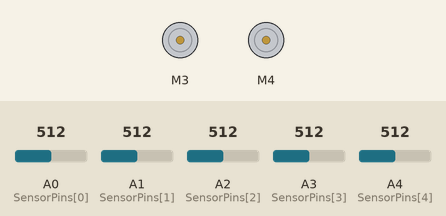
Simulated run of this sketch. Board: Arduino Uno, built with avr-gcc and run on an emulated ATmega328P. Shown: 2 × DC motor (green arrow = forward, orange = backward, longer = faster). Inputs (shaded band) come from the test bench; at power-on: A0 (SensorPins[0]) = 512, A1 (SensorPins[1]) = 512, A2 (SensorPins[2]) = 512, A3 (SensorPins[3]) = 512, A4 (SensorPins[4]) = 512.

Above: at 0.1 s.
At 5.1 s:
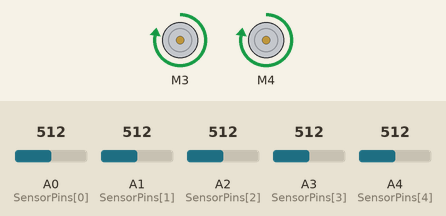
Timing chart, 0 to 6.6 s (numbered marks = the images above):
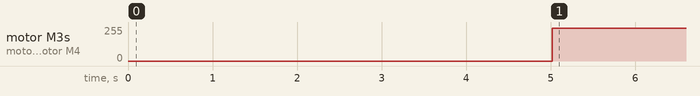

Measured:
- by itself, motor M3, motor M4: stopped → forward 245/255 at 5.0 s

The sketch:

SMARS_1.ino
```cpp
#include "Engine.h"
#include "IR_Sensor.h"

#define KP 0.6     // Proportional
#define KD 0.2     // Differential
#define KI 0.0001  // Integral
#define DT 200     // control loop time interval, in ms.

IR_Sensor sensor(KP, KD, KI);
Engine engine;

void setup() {
  Serial.begin(9600);
}

void loop() {
  // Train the sensor array.
  sensor.train(10);

  // Go forward & steer.
  engine.drive(250);
  int error = 0;
  while (true) {
     sensor.update();
     error = constrain(sensor.getError(), -250, 250);
     engine.turn(-error);
     delay(DT);
  }
}
```

Engine.cpp
```cpp
#include "Engine.h"

#include <Arduino.h>

#define MIN_SPEED 0
#define MAX_SPEED 250

// Internal motor indexes.
#define LEFT 0
#define RIGHT 1

Engine::Engine()
: d_motorL(L_MOTOR, MOTOR34_64KHZ),
  d_motorR(R_MOTOR, MOTOR34_64KHZ),
  d_carSpeed(0.0)
{
  d_tk[LEFT] = 1.0;
  d_tk[RIGHT] = 1.0;

  d_speed[LEFT] = 0.0;
  d_speed[RIGHT] = 0.0;

  d_motorL.run(RELEASE);
  d_motorR.run(RELEASE);
}

Engine::Engine(float leftK, float rightK)
: d_motorL(L_MOTOR, MOTOR34_64KHZ),
  d_motorR(R_MOTOR, MOTOR34_64KHZ),
  d_carSpeed(0.0)
{
  d_tk[LEFT] = leftK;
  d_tk[RIGHT] = rightK;

  d_speed[LEFT] = 0.0;
  d_speed[RIGHT] = 0.0;

  d_motorL.run(RELEASE);
  d_motorR.run(RELEASE);
}

uint8_t
Engine::getMotorSpeed(int speed)
{
  if (speed > 0) {
    return map(speed, 1, 255, MIN_SPEED, MAX_SPEED);
  }
  if (speed<0) {
    return map(speed, -1, -255, MIN_SPEED, MAX_SPEED);
  }
  return 0;
}

uint8_t
Engine::getMotorCommand(int speed)
{
  if (speed > 0) return FORWARD;
  if (speed < 0) return BACKWARD;
  return RELEASE;
}

void
Engine::accelerate(int delta)
{
  d_carSpeed += delta;
  d_speed[LEFT]  = constrain(d_carSpeed * d_tk[LEFT],  -255, 255);
  d_speed[RIGHT] = constrain(d_carSpeed * d_tk[RIGHT], -255, 255);
  go();
}

void
Engine::turn(int delta)
{
  d_speed[LEFT]  = constrain(d_carSpeed + delta*d_tk[LEFT],  -255, 255);
  d_speed[RIGHT] = constrain(d_carSpeed - delta*d_tk[RIGHT], -255, 255);
  go();
}

void
Engine::stop()
{
  d_carSpeed = 0;
  d_speed[LEFT] = 0;
  d_speed[RIGHT] = 0;
  go();
}

void
Engine::drive(int speed)
{
  d_carSpeed = speed;
  d_speed[LEFT]  = constrain(speed*d_tk[LEFT],  -255, 255);
  d_speed[RIGHT] = constrain(speed*d_tk[RIGHT], -255, 255);
  go();
}

void
Engine::go()
{
  d_motorL.setSpeed(getMotorSpeed(d_speed[LEFT]));
  d_motorR.setSpeed(getMotorSpeed(d_speed[RIGHT]));
  d_motorL.run(getMotorCommand(d_speed[LEFT]));
  d_motorR.run(getMotorCommand(d_speed[RIGHT]));
}
```

Engine.h
```cpp
#ifndef __SMARS_ENGINE_H__
#define __SMARS_ENGINE_H__

#include <AFMotor.h>

#define L_MOTOR 3  // Left motor number on the motor shield.
#define R_MOTOR 4  // Right motor number on the motor shield.

// This class provides high level Engine interface for SMARS robot.
class Engine {
  public:
    // Create default SMARS engine.
    Engine();

	// Create default SMARS engine using the specified speed scale
	// for left and right motors. The scale must be in the range [0..1]
	Engine(float leftK, float rightK);


    void accelerate(int delta = 2);
    void turn(int delta = 1);
    void drive(int speed);
    void stop();
  private:

    uint8_t getMotorSpeed(int speed);
    uint8_t getMotorCommand(int speed);
    void    go();

    // DATA
    AF_DCMotor d_motorL;
    AF_DCMotor d_motorR;

    float      d_tk[2];            // Compensate the motor difference in speed; [0.0..1.0]. Start with 1.0

    float      d_carSpeed;         // Current logical overal speed; -255..255. Negative is reverse.
    float      d_speed[2];         // Current logical speed per motor;
};

#endif
```

IR_Sensor.cpp
```cpp
#include "IR_Sensor.h"

#include <Arduino.h>

IR_Sensor::IR_Sensor(float kP, float kD, float kI)
: d_Kp(kP),
  d_Kd(kD),
  d_Ki(kI)
{
}

void IR_Sensor::train(int loops)
{
  loops = constrain(loops, 1, 20);

  d_reference = 0;
  for(int loop = 0; loop < loops; ++loop) {
    update();

    float average = 0.0;
    for(int i = 0; i < IR_NUM; ++i) {
      average += d_data[i] * SensorW[i];
    }
    d_reference += average / IR_NUM;
    delay(500);
  }
  d_reference /= loops;
  d_integral = 0;
  d_derivative = 0;
  d_last_proportional = 0;
}

void IR_Sensor::update()
{
  for(int i = 0; i < IR_NUM; ++i) {
    d_data[i] = float(constrain(analogRead(SensorPins[i]), 1, 1024));
  }
  //printBar();
}

int
IR_Sensor::getError()
{
  float average = 0.0;

  for(int i = 0; i < IR_NUM; ++i) {
    average += d_data[i] * SensorW[i];
  }
  float position = average / IR_NUM;

  float proportional = position - d_reference;

  d_integral += proportional;
  d_derivative = proportional - d_last_proportional;
  d_last_proportional = proportional;

  int error_value = constrain(int(proportional * d_Kp + d_integral * d_Ki + d_derivative * d_Kd), -255, 255);

  return error_value;
}

void IR_Sensor::printBar()
{
  String bar = String("Sensors: "); // empty the string
  // read the sensors and add them to the string
  bar = bar + d_data[0] + ' ' + d_data[1] + ' ' + d_data[2] + ' ' + d_data[3] + ' ' + d_data[4];
  Serial.println(bar);
}
```

IR_Sensor.h
```cpp
#ifndef __IR_SENSOR_H__
#define __IR_SENSOR_H__

#include <arduino.h>

#define IR_NUM 5
static int SensorPins[IR_NUM] = { A0, A1, A2, A3, A4 };
static float SensorW[IR_NUM] = { -3.0, -2.0, 1.0 , 2.0, 3.0 };

class IR_Sensor
{
  public:
    IR_Sensor(float kP, float kD, float kI);
    void train(int loops);
    void update();
    int getError();
    void printBar();

  private:
    // Inputs for PID control.
    float d_data[IR_NUM];
    float d_Kp;
    float d_Kd;
    float d_Ki;

    // PID variables
    float d_reference;
    float d_integral;
    float d_derivative;
    float d_last_proportional;
};

#endif // __IR_SENSOR_H__
```
